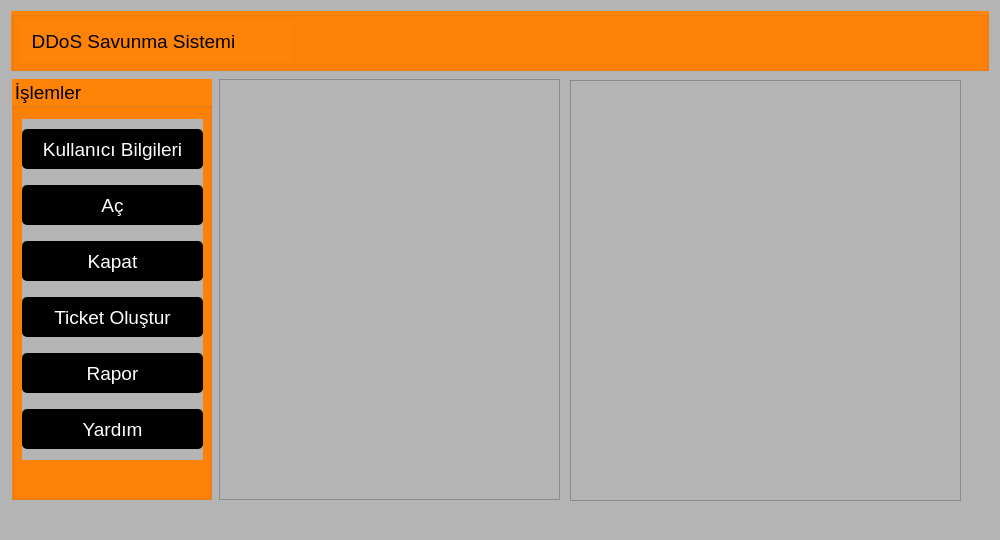
<?xml version="1.0" encoding="UTF-8"?>
<ui version="4.0">
 <class>MainWindow</class>
 <widget class="QMainWindow" name="MainWindow">
  <property name="geometry">
   <rect>
    <x>0</x>
    <y>0</y>
    <width>1000</width>
    <height>540</height>
   </rect>
  </property>
  <property name="minimumSize">
   <size>
    <width>1000</width>
    <height>540</height>
   </size>
  </property>
  <property name="maximumSize">
   <size>
    <width>1000</width>
    <height>540</height>
   </size>
  </property>
  <property name="windowTitle">
   <string>DDoS Mitigation With AI</string>
  </property>
  <property name="autoFillBackground">
   <bool>false</bool>
  </property>
  <property name="styleSheet">
   <string notr="true">QWidget{
	background-color: rgb(180, 180, 180)
}
QGroupBox{
	background-color: rgb(255, 131, 6);
	font: 14pt &quot;MS Shell Dlg 2&quot;;
}
QListWidget{
	color : rgb(255,255,255);
	font-size : 18px;
}
QListWidget::item:selected{
    background: rgb(239, 41, 41);
	color : black;
}
QPushButton{
	background-color: rgb(0, 0, 0);
	font: 14pt &quot;MS Shell Dlg 2&quot;;
	border-radius:5px;
	color: rgb(255, 255, 255);
}
QPushButton#btn_ac:hover:!pressed{
	background-color: rgb(0,255,0);
	font: 14pt &quot;MS Shell Dlg 2&quot;;
border-radius:5px;
color: rgb(255, 255, 255);
}
QPushButton#btn_kapat:hover:!pressed{
	background-color: rgb(255,0,0);
	font: 14pt &quot;MS Shell Dlg 2&quot;;
border-radius:5px;
color: rgb(255, 255, 255);
}
QPushButton:hover:!pressed{
  border: 2px solid rgb(46, 52, 54);
	color :rgb(0,0,0);
	background-color: rgb(255, 255, 255);
}
QLabel{
	
	color : black;
	font: 75 14pt &quot;MS Shell Dlg 2&quot;;
	background-color: rgb(255, 131, 6);
}
QLineEdit{
	font-size : 18px;
	font: 14pt &quot;MS Shell Dlg 2&quot;;
	background-color: rgb(255, 131, 6);
	color : white;
}</string>
  </property>
  <widget class="QWidget" name="centralwidget">
   <widget class="QGroupBox" name="groupBox_2">
    <property name="geometry">
     <rect>
      <x>11</x>
      <y>11</y>
      <width>978</width>
      <height>60</height>
     </rect>
    </property>
    <property name="minimumSize">
     <size>
      <width>0</width>
      <height>60</height>
     </size>
    </property>
    <property name="styleSheet">
     <string notr="true"/>
    </property>
    <property name="title">
     <string/>
    </property>
    <property name="flat">
     <bool>false</bool>
    </property>
    <widget class="QLabel" name="label">
     <property name="geometry">
      <rect>
       <x>10</x>
       <y>10</y>
       <width>271</width>
       <height>41</height>
      </rect>
     </property>
     <property name="font">
      <font>
       <family>MS Shell Dlg 2</family>
       <pointsize>14</pointsize>
       <weight>9</weight>
       <italic>false</italic>
       <bold>false</bold>
      </font>
     </property>
     <property name="styleSheet">
      <string notr="true"/>
     </property>
     <property name="text">
      <string>  DDoS Savunma Sistemi</string>
     </property>
    </widget>
   </widget>
   <widget class="QTableWidget" name="tbl_rapor">
    <property name="geometry">
     <rect>
      <x>219</x>
      <y>79</y>
      <width>341</width>
      <height>421</height>
     </rect>
    </property>
   </widget>
   <widget class="QGroupBox" name="groupBox">
    <property name="geometry">
     <rect>
      <x>12</x>
      <y>79</y>
      <width>200</width>
      <height>421</height>
     </rect>
    </property>
    <property name="minimumSize">
     <size>
      <width>200</width>
      <height>0</height>
     </size>
    </property>
    <property name="maximumSize">
     <size>
      <width>200</width>
      <height>16777215</height>
     </size>
    </property>
    <property name="font">
     <font>
      <family>MS Shell Dlg 2</family>
      <pointsize>14</pointsize>
      <weight>50</weight>
      <italic>false</italic>
      <bold>false</bold>
     </font>
    </property>
    <property name="styleSheet">
     <string notr="true"/>
    </property>
    <property name="title">
     <string>İşlemler</string>
    </property>
    <widget class="QWidget" name="verticalLayoutWidget">
     <property name="geometry">
      <rect>
       <x>10</x>
       <y>40</y>
       <width>181</width>
       <height>341</height>
      </rect>
     </property>
     <layout class="QVBoxLayout" name="verticalLayout">
      <item>
       <widget class="QPushButton" name="btn_kullaniciBilgi">
        <property name="minimumSize">
         <size>
          <width>0</width>
          <height>40</height>
         </size>
        </property>
        <property name="font">
         <font>
          <family>MS Shell Dlg 2</family>
          <pointsize>14</pointsize>
          <weight>50</weight>
          <italic>false</italic>
          <bold>false</bold>
         </font>
        </property>
        <property name="styleSheet">
         <string notr="true"/>
        </property>
        <property name="text">
         <string>Kullanıcı Bilgileri</string>
        </property>
       </widget>
      </item>
      <item>
       <widget class="QPushButton" name="btn_ac">
        <property name="minimumSize">
         <size>
          <width>0</width>
          <height>40</height>
         </size>
        </property>
        <property name="font">
         <font>
          <family>MS Shell Dlg 2</family>
          <pointsize>14</pointsize>
          <weight>50</weight>
          <italic>false</italic>
          <bold>false</bold>
         </font>
        </property>
        <property name="styleSheet">
         <string notr="true"/>
        </property>
        <property name="text">
         <string>Aç</string>
        </property>
       </widget>
      </item>
      <item>
       <widget class="QPushButton" name="btn_kapat">
        <property name="minimumSize">
         <size>
          <width>0</width>
          <height>40</height>
         </size>
        </property>
        <property name="font">
         <font>
          <family>MS Shell Dlg 2</family>
          <pointsize>14</pointsize>
          <weight>50</weight>
          <italic>false</italic>
          <bold>false</bold>
         </font>
        </property>
        <property name="styleSheet">
         <string notr="true"/>
        </property>
        <property name="text">
         <string>Kapat</string>
        </property>
       </widget>
      </item>
      <item>
       <widget class="QPushButton" name="btn_ticket">
        <property name="minimumSize">
         <size>
          <width>0</width>
          <height>40</height>
         </size>
        </property>
        <property name="font">
         <font>
          <family>MS Shell Dlg 2</family>
          <pointsize>14</pointsize>
          <weight>50</weight>
          <italic>false</italic>
          <bold>false</bold>
         </font>
        </property>
        <property name="styleSheet">
         <string notr="true"/>
        </property>
        <property name="text">
         <string>Ticket Oluştur</string>
        </property>
       </widget>
      </item>
      <item>
       <widget class="QPushButton" name="btn_rapor">
        <property name="minimumSize">
         <size>
          <width>0</width>
          <height>40</height>
         </size>
        </property>
        <property name="font">
         <font>
          <family>MS Shell Dlg 2</family>
          <pointsize>14</pointsize>
          <weight>50</weight>
          <italic>false</italic>
          <bold>false</bold>
         </font>
        </property>
        <property name="styleSheet">
         <string notr="true"/>
        </property>
        <property name="text">
         <string>Rapor</string>
        </property>
       </widget>
      </item>
      <item>
       <widget class="QPushButton" name="btn_yardim">
        <property name="minimumSize">
         <size>
          <width>0</width>
          <height>40</height>
         </size>
        </property>
        <property name="font">
         <font>
          <family>MS Shell Dlg 2</family>
          <pointsize>14</pointsize>
          <weight>50</weight>
          <italic>false</italic>
          <bold>false</bold>
         </font>
        </property>
        <property name="styleSheet">
         <string notr="true"/>
        </property>
        <property name="text">
         <string>Yardım</string>
        </property>
       </widget>
      </item>
     </layout>
    </widget>
   </widget>
   <widget class="QTableWidget" name="tbl_kullaniciBilgi">
    <property name="geometry">
     <rect>
      <x>570</x>
      <y>80</y>
      <width>391</width>
      <height>421</height>
     </rect>
    </property>
   </widget>
  </widget>
  <widget class="QStatusBar" name="statusbar"/>
 </widget>
 <resources/>
 <connections/>
</ui>
